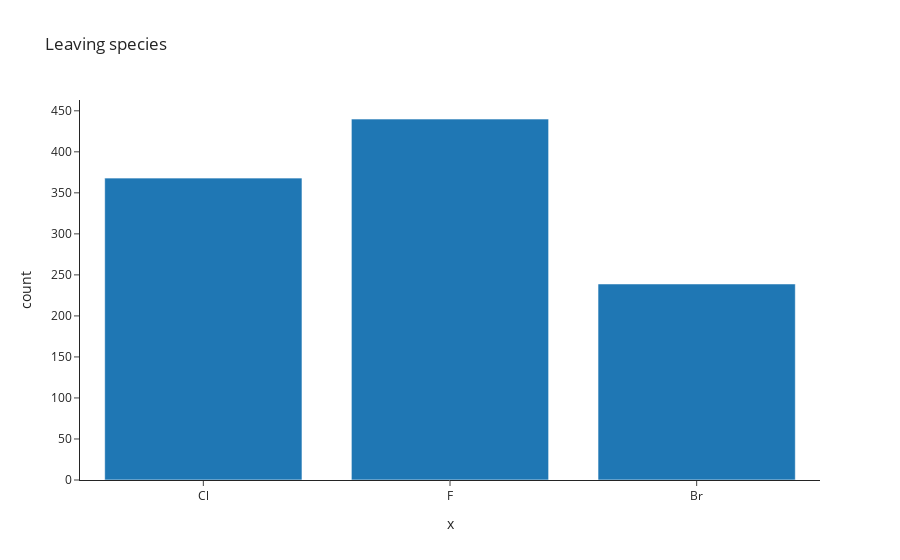

Here is the notebook cell this chart was saved with:
### Code cell
fig = px.histogram(x=leaving_species, nbins=20, title="Leaving species", template="simple_white")
fig.show()

### Figure 1 — Plotly figure (JSON) as saved in the notebook; plotly's stock layout.template omitted (floating-point values rounded to 4 significant figures; data arrays with more than 128 entries replaced by an {"elided": "..."} marker saying what was removed)
{"data": [{"alignmentgroup": "True", "bingroup": "x", "hovertemplate": "x=%{x}<br>count=%{y}<extra></extra>", "legendgroup": "", "marker": {"color": "#1F77B4", "pattern": {"shape": ""}}, "name": "", "nbinsx": 20, "offsetgroup": "", "orientation": "v", "showlegend": false, "type": "histogram", "x": {"elided": "1047 str values"}, "xaxis": "x", "yaxis": "y"}], "layout": {"barmode": "relative", "legend": {"tracegroupgap": 0}, "title": {"text": "Leaving species"}, "xaxis": {"anchor": "y", "domain": [0, 1], "title": {"text": "x"}}, "yaxis": {"anchor": "x", "domain": [0, 1], "title": {"text": "count"}}}}
